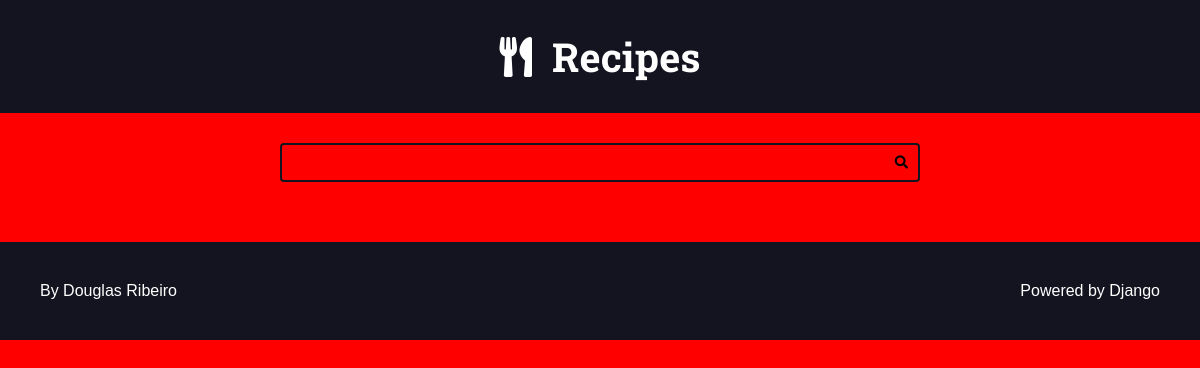
/, run on an earlier commit of the app's database.
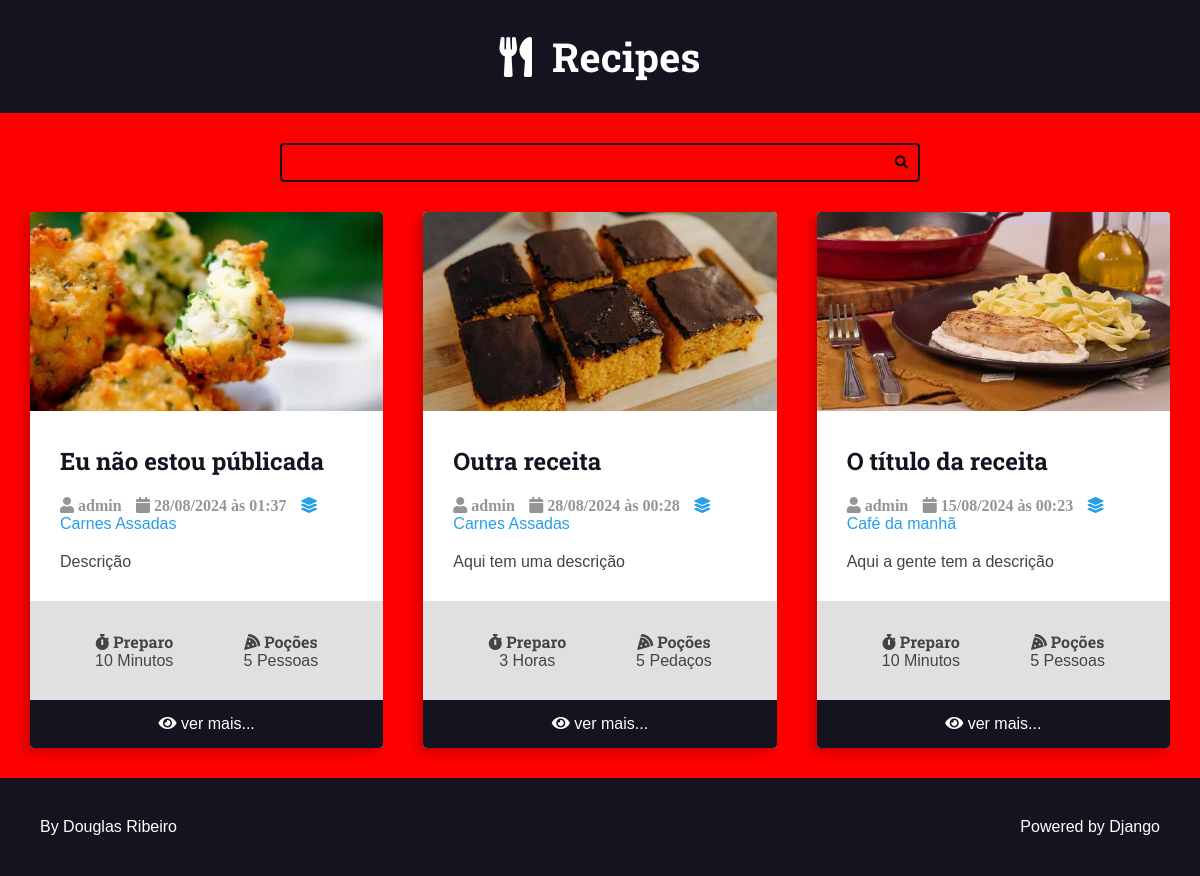
And on a later commit of the database.
### recipes/models.py (models this page shows, shortened)
class Recipe(models.Model):
    title = models.CharField(max_length=65)
    description = models.CharField(max_length=165)
    slug = models.SlugField()
    preparation_time = models.IntegerField()
    preparation_time_unit = models.CharField(max_length=165)
    servings = models.IntegerField()
    servings_unit = models.CharField(max_length=165)
    preparation_steps = models.TextField()
    preparation_steps_is_html = models.BooleanField(default=False)
    created_at = models.DateTimeField(auto_now_add=True)
    updated_at = models.DateTimeField(auto_now=True)
    is_published = models.BooleanField(default=False)
    cover = models.ImageField(upload_to='recipes/covers/%Y/%m/%d/', blank=True, default='')
    category = models.ForeignKey(Category,on_delete=models.SET_NULL, null=True,  blank=True, default=None,)
    author = models.ForeignKey(User, on_delete=models.SET_NULL, null=True)

class Category(models.Model):
    name = models.CharField(max_length=65)

### recipes/views.py (the view)
# urls.py: 2. Add a URL to urlpatterns:  path('', views.home, name='home')
def home(request):
    recipes = Recipe.objects.filter(is_published=True).order_by('-id')
    return render(request, 'recipes/pages/home.html', context={
        'recipes': recipes,
    })

### recipes/templates/recipes/pages/home.html (shortened to what this page needs)
{% extends "global/base.html" %}
{% block content %}
    <div class="main-content main-content-list container">
        {% for recipe in recipes %}
            {% include "recipes/partials/recipe.html" %}
        {% endfor %}
    </div>
{% endblock content %}

### recipes/base_templates/global/base.html (shortened to what this page needs)
<!DOCTYPE html>
<html lang="pt-BR">
    <head>
        {% include "recipes/partials/head.html" %}
    </head>
    <body>
        {% include "recipes/partials/header.html" %}
        {% include "recipes/partials/search.html" %}
        <main class="main-content-container">
            {% block content %}
            {% endblock content %}
        </main>
        {% include "recipes/partials/footer.html" %}
    </body>
</html>

### recipes/templates/recipes/partials/head.html (shortened to what this page needs)
{% load static %}
<link rel="stylesheet" href="https://cdnjs.cloudflare.com/ajax/libs/font-awesome/5.15.4/css/fontawesome.min.css" />
<link rel="stylesheet" href="https://cdnjs.cloudflare.com/ajax/libs/font-awesome/5.15.4/css/brands.min.css" />
<link rel="stylesheet" href="https://cdnjs.cloudflare.com/ajax/libs/font-awesome/5.15.4/css/solid.min.css" />
<link rel="stylesheet" href='{% static "recipes/css/styles.css" %}'>
<link rel="stylesheet" href='{% static "global/css/global-style.css" %}'>

### recipes/templates/recipes/partials/header.html
<header class="main-header-container">
    <div class="main-header container">
        <h1>
            <a class="main-logo" href="{% url 'recipes:home' %}">
                <i class="fas fa-utensils main-logo-icon"></i>
                <span class="main-logo-text">Recipes</span>
            </a>
        </h1>
    </div>
</header>

### recipes/templates/recipes/partials/search.html
<div class="search-container">
    <div class="container">
        <form action="" class="search-form">
            <input type="search" class="search-input" name="search" id="">
            <button type="submit" class="search-button"><i class="fas fa-search"></i></button>
        </form>
    </div>

### recipes/templates/recipes/partials/recipe.html (shortened to what this page needs)
<div class="recipe recipe-list-item">
    {% if recipe.cover %}
        <div class="recipe-cover">
            <a href="{% url 'recipes:recipe' recipe.id %}">
                <img src="{{recipe.cover.url}}" alt="Temporário">
            </a>
    {% endif %}
    </div>
    <div class="recipe-title-container">
        <h2 class="recipe-title">
            <a href="{% url 'recipes:recipe' recipe.id %}">
                {{ recipe.title }}
            </a>
        </h2>
    </div>
    <div class="recipe-author">
        <span class="recipe-author-item">
            <i class="fas fa-user">
                {% if recipe.author.first_name %}
                    {{ recipe.author.first_name }} {{ recipe.author.last_name}}
                {% else %}
                    {{ recipe.author.username }}
                {% endif %}
            </i>
        </span>
        <span class="recipe-author-item">
            <i class="fas fa-calendar alt">
                {{recipe.created_at|date:"d/m/Y"}} às {{recipe.created_at|date:"H:i"}}
            </i>
        </span>
        {% if  recipe.category is not None %}
            <span class="recipe-author-item">
                <a href="{% url 'recipes:category' recipe.category.id %}">
                    <i class="fas fa-layer-group"></i>
                    <span>{{recipe.category.name}}</span>
                </a>
            </span>
        {% endif %}
    </div>
    <div class="recipe-content">
        <p>{{recipe.description}}</p>
    </div>
    <div class="recipe-meta-container">
        <div class="recipe-meta recipe-preparation">
            <h3 class="recipe-meta-title">
                <i class="fas fa-stopwatch"></i> Preparo</h3>
            <div class="recipe-meta-text">
                {{recipe.preparation_time}} {{recipe.preparation_time_unit}}
            </div>
        </div>
        <div class="recipe-meta recipe-servings">
            <h3 class="recipe-meta-title"><i class="fas fa-pizza-slice"></i> Poções </h3>
            <div class="recipe-meta-text">
                {{recipe.servings}} {{recipe.servings_unit}}
            </div>
        </div>
    </div>
    {% if is_detail_page is not True %}
        <footer class="recipe-footer">
            <a href="{% url 'recipes:recipe' recipe.id %}" class="recipe-read-more button button-dark button-full-width">
                <i class="fas fa-eye"></i>
                <span>ver mais...</span>
            </a>
        </footer>
    {% endif %}
</div>

### recipes/templates/recipes/partials/footer.html
<footer class="main-footer">
    <div class="developer">
        <a href="https://github.com/CrazyyFox/curso-django-projeto1" target="_blank" rel="noreferrer noopener">By Douglas Ribeiro</a>
    </div>
    <div class="powered">
        <a href="https://www.djangoproject.com/" target="_blank" rel="noreferrer noopener">Powered by Django</a>
    </div>
</footer>

### recipes/static/recipes/css/styles.css (style rules this page uses)
:root { --color-primary: #269fe6; --color-primary-hover: #2086c2; --color-primary-dark: #13141f; --color-primary-dark-hover: #212336; --color-primary-light: #d4ecfa; --color-primary-light-hover: #bdd8e7; --color-white: #fff; --color-black: #000; --color-dark-text: #444; --color-info-light: #cce5ff; --color-debug-light: #cce5ff; --color-success-light: #d4edda; --color-alert-light: #fff3cd; --color-warning-light: #fff3cd; --color-error-light: #f8d7da; --color-info-dark: #4d86c4; --color-debug-dark: #4d86c4; --color-success-dark: #4a9c5d; --color-alert-dark: #927f40; --color-warning-dark: #927f40; --color-error-dark: #da525d; --color-gray-0: #f9f9f9; --color-gray-1: #e0e0e0; --color-gray-2: #c7c7c7; --color-gray-3: #aeaeae; --color-gray-4: #959595; --color-gray-5: #7d7d7d; --color-gray-6: #646464; --color-gray-7: #4b4b4b; --color-gray-8: #323232; --color-gray-9: #191919; --font-primary: sans-serif; --font-headings: 'Roboto Slab', serif; --spacing-gutter-medium: 3rem; --spacing-gutter-large: 4rem; }
* { padding: 0; margin: 0; box-sizing: border-box; }
html { font-size: 62.5%; }
body { font-size: 1.6rem; font-family: var(--font-primary); background: var(--color-gray-1); color: var(--color-dark-text); }
h1,h2,h3,h4,h5,h6 { font-family: var(--font-headings); }
.container { max-width: 144rem; margin: 0 auto; padding: var(--spacing-gutter-medium); }
.main-header-container { background: var(--color-primary-dark); }
.main-logo { font-size: 4rem; color: var(--color-white); text-decoration: none; display: flex; flex-flow: row nowrap; align-items: center; justify-content: center; width: fit-content; margin: 0 auto; }
.main-logo-icon { margin-right: 2rem; }
.search-form { border: 0.2rem solid var(--color-primary-dark); max-width: 64rem; margin: 0 auto; border-radius: 0.4rem; position: relative; transition: all 300ms ease-in-out; }
.search-input, .search-button { border: none; background: none; outline: none; padding: 1rem; transition: all 400ms ease-in-out; }
.search-input { width: 100%; padding-right: 3.5rem; }
.search-button { position: absolute; top: 0; right: 0; }
.main-content { padding-top: 0; }
.main-content-list { display: grid; grid-template-columns: repeat(auto-fit,minmax(340px, 1fr)); gap: var(--spacing-gutter-large); }
.recipe { background: var(--color-white); box-shadow: -5px 5px 10px rgba(0,0,0,0.2); transform: scale(1); transition: all 300ms ease-in-out; border-radius: 0.4rem; overflow: hidden; }
.recipe img { max-width: 100%; }
.recipe-list-item { max-width: 64rem; height: fit-content; }
.recipe-title-container { padding: var(--spacing-gutter-medium); padding-bottom: 2rem; }
.recipe-title-container a { text-decoration: none; color: var(--color-primary-dark); }
.recipe-author { padding: 0 var(--spacing-gutter-medium); }
.recipe-content { padding: var(--spacing-gutter-medium); padding-top: 2rem; }
.recipe-author-item { color: var(--color-gray-4); margin-right: 1rem; }
.recipe-author a { color: var(--color-primary); transition: all 300ms ease-in-out; text-decoration: none; }
.recipe-meta-container { display: flex; flex-flow: row wrap; padding: var(--spacing-gutter-medium); background: var(--color-gray-1); }
.recipe-meta { display: flex; flex-flow: column nowrap; flex-shrink: 1; flex-grow: 1; text-align: center; }
.recipe-meta-title { font-family: var(--font-headings); font-size: 1.6rem; margin: 0; }
.recipe-footer a { background: var(--color-primary-dark); display: block; color: var(--color-white); text-decoration: none; text-align: center; padding: 1.5rem var(--spacing-gutter-medium); transition: all 300ms ease-in-out; }
.main-footer { display: flex; align-items: center; justify-content: space-between; background: var(--color-primary-dark); color: var(--color-white); padding: var(--spacing-gutter-large); }
.main-footer a { color: var(--color-white); text-decoration: none; transition: all 300ms ease-in-out; }

### recipes/base_static/global/css/global-style.css (style rules this page uses)
body { background: red; }

What changed in the data, as far as the page shows it:
added Recipe: cover (picture), title "Eu não estou públicada", author.username "admin", created_at "28/08/2024", created_at "01:37", category.name "Carnes Assadas", description "Descrição", preparation_time "10", preparation_time_unit "Minutos", servings "5", servings_unit "Pessoas"
added Recipe: cover (picture), title "Outra receita", author.username "admin", created_at "28/08/2024", created_at "00:28", category.name "Carnes Assadas", description "Aqui tem uma descrição", preparation_time "3", preparation_time_unit "Horas", servings "5", servings_unit "Pedaços"
added Recipe: cover (picture), title "O título da receita", author.username "admin", created_at "15/08/2024", created_at "00:23", category.name "Café da manhã", description "Aqui a gente tem a descrição", preparation_time "10", preparation_time_unit "Minutos", servings "5", servings_unit "Pessoas"
